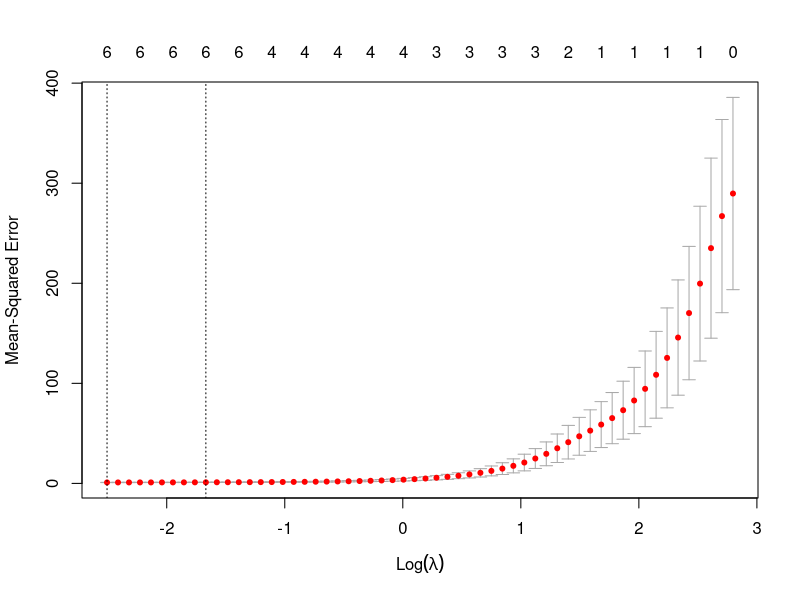
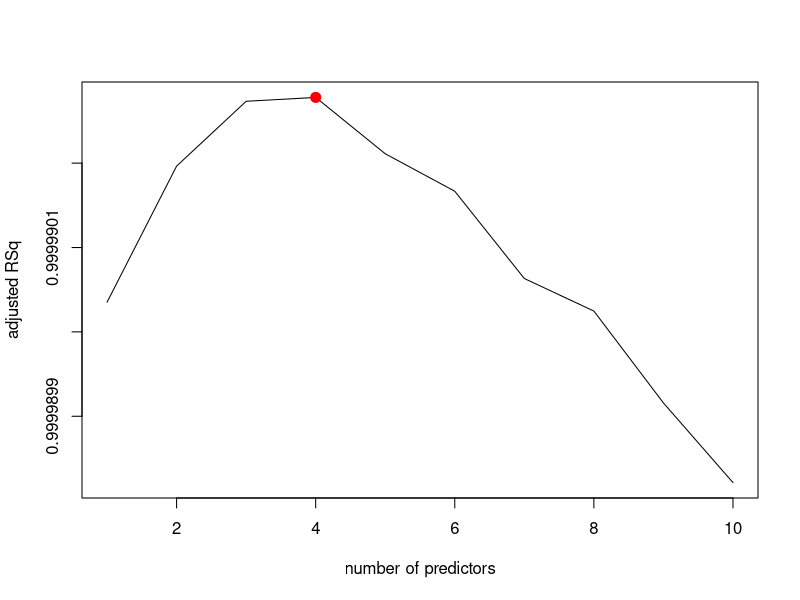
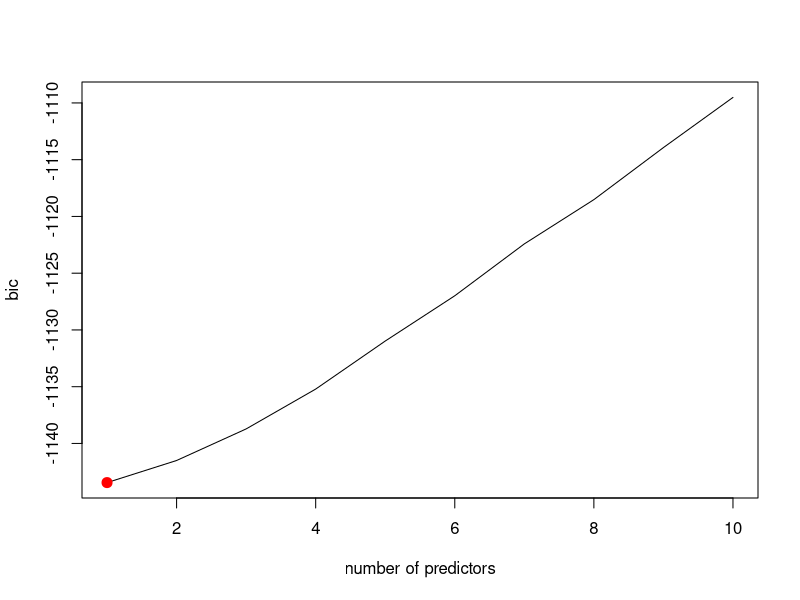
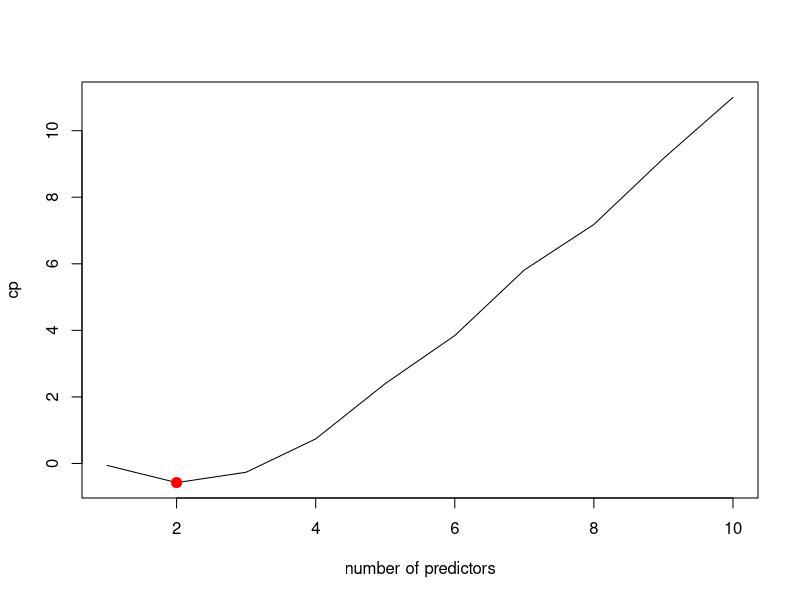
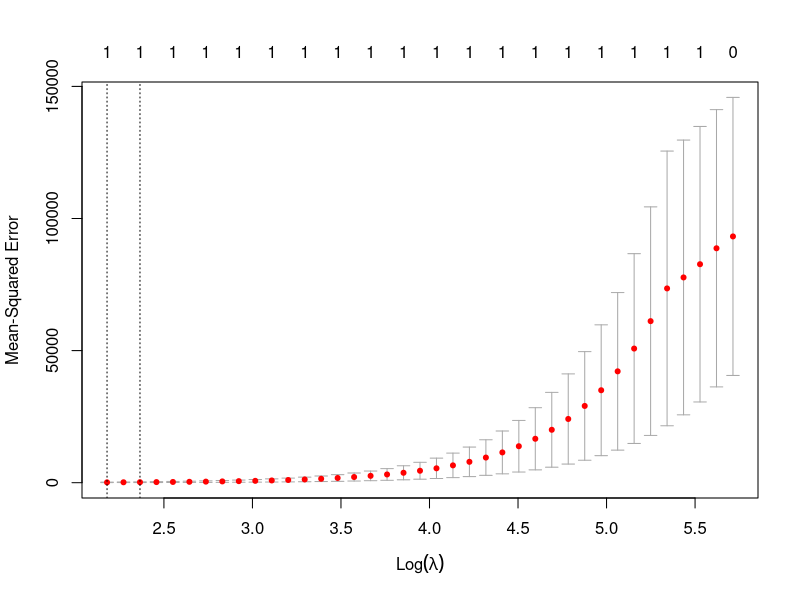

Here is the R script that generated these plots, in order:
## ---- chunk 1
knitr::opts_chunk$set(echo = TRUE)
## ---- chunk 2
set.seed(1)
x = rnorm(100)
noise = rnorm(100)
y=10+3*x+4*x^2+5*x^3+noise
newdata=data.frame(cbind(x,y))
## ---- chunk 3
#(e)
library(glmnet)
mol.data=model.matrix(y~poly(x,10,raw=T),data=newdata)[,-1]
grid = 10^seq(10,-2,length=100)
lasso.mod=glmnet(mol.data,y,alpha = 1,lambda = grid,thresh = 1e-12)
set.seed(1)
cv.lasso = cv.glmnet(mol.data, y, alpha = 1)
plot(cv.lasso)
bestlam.lasso = cv.lasso$lambda.min
bestlam.lasso
lasso.coef=predict(lasso.mod, s = bestlam.lasso, type = "coefficients")
lasso.coef
## ---- chunk 4
#(f)
set.seed(1)
x = rnorm(100)
noise = rnorm(100)
y = 30 + 5*(x^7) + noise
newdata2=data.frame(cbind(y,poly(x,10,raw=T)))
## ---- chunk 5
#using best sbubset selection
library(leaps)
regfit.best=regsubsets(y~.,data = newdata2, nvmax = 10)
reg.summary = summary(regfit.best)

#check with adjusted R square
which.max(reg.summary$adjr2)
plot(reg.summary$adjr2,xlab="number of predictors",ylab="adjusted RSq",type="l")
points(4,reg.summary$adjr2[4],col="red",cex=2,pch=20)

coef(regfit.best,id=4)


#check with bic
which.min(reg.summary$bic)
plot(reg.summary$bic,xlab="number of predictors",ylab="bic",type="l")
points(1,reg.summary$bic[1],col="red",cex=2,pch=20)
coef(regfit.best,id=1)

#check with cp
which.min(reg.summary$cp)
plot(reg.summary$cp,xlab="number of predictors",ylab="cp",type="l")
points(2,reg.summary$cp[2],col="red",cex=2,pch=20)
coef(regfit.best,id=2)

## ---- chunk 6
#using lasso
mol.data=model.matrix(y~poly(x,10,raw=T),data=newdata2)[,-1]
grid = 10^seq(10,-2,length=100)
lasso.mod=glmnet(mol.data,y,alpha = 1,lambda = grid,thresh = 1e-12)

set.seed(1)
cv.lasso = cv.glmnet(mol.data, y, alpha = 1)
plot(cv.lasso)
bestlam.lasso = cv.lasso$lambda.min
bestlam.lasso
lasso.coef=predict(lasso.mod,s = bestlam.lasso, type = "coefficients")
lasso.coef
